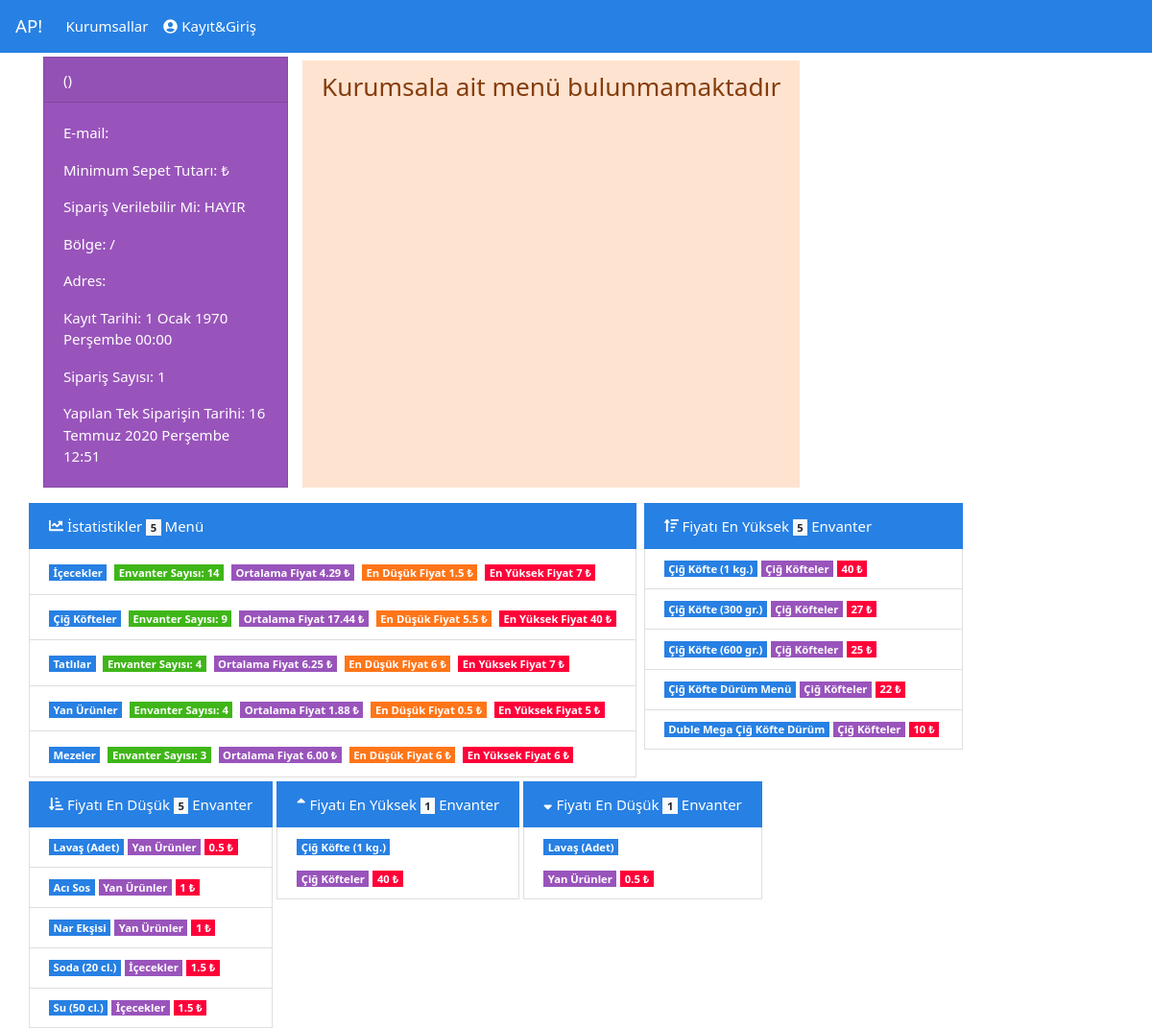
/kurumsal/cafebalat, run on an earlier commit of the app's database.
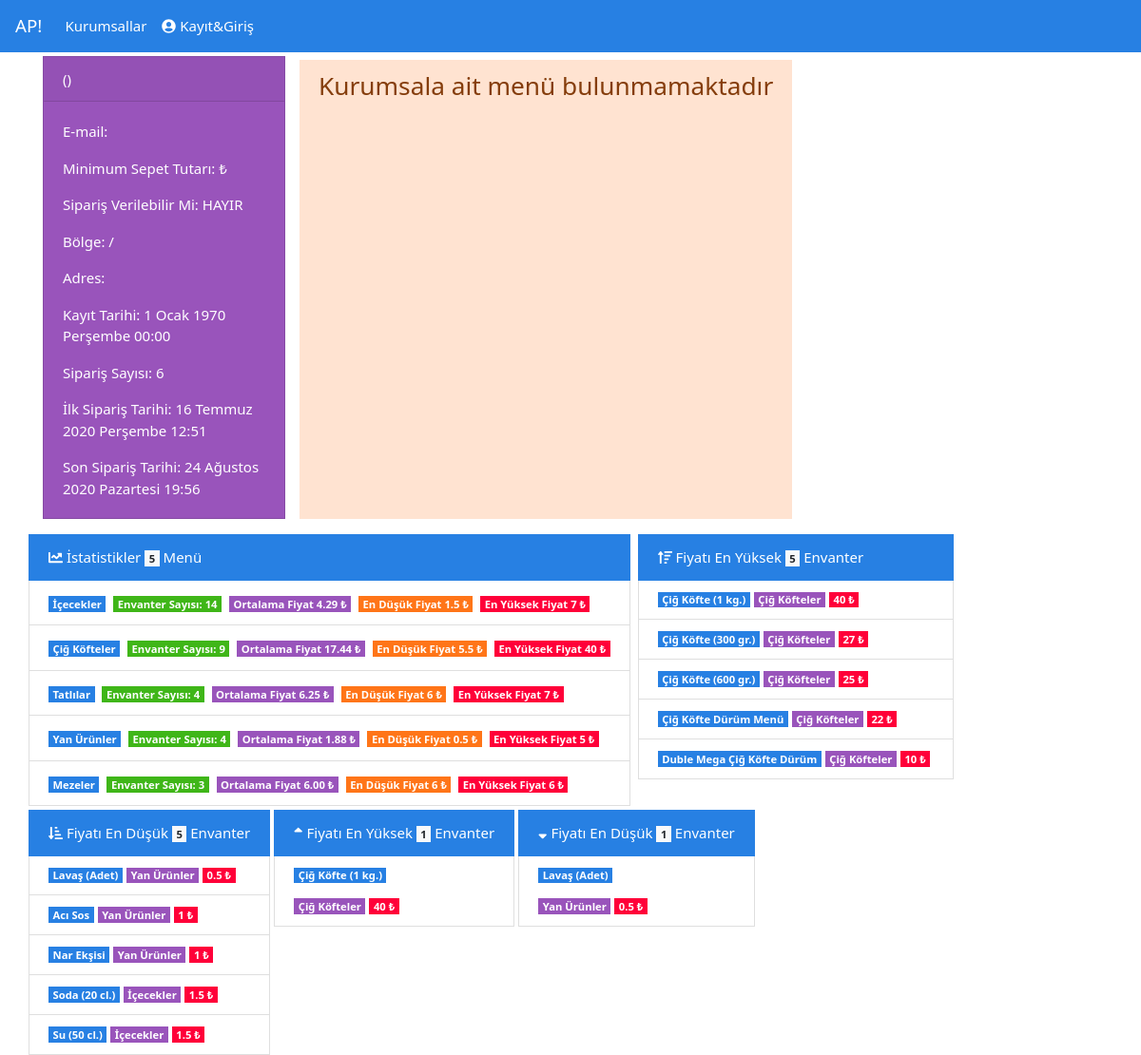
And on a later commit of the database.
### tables this page shows
CREATE TABLE `siparis` (
  `siparisKod` varchar(14) NOT NULL,
  `bireysel_id` int(11) UNSIGNED NOT NULL,
  `kurumsal_id` int(11) UNSIGNED NOT NULL,
  `durum_id` tinyint(1) UNSIGNED NOT NULL,
  `siparisTarih` datetime DEFAULT current_timestamp(),
  `toplamTutar` float NOT NULL
);

CREATE TABLE `envanter` (
  `id` int(11) NOT NULL,
  `tabMenu_id` int(11) NOT NULL,
  `ad` varchar(120) NOT NULL,
  `tanim` varchar(150) DEFAULT NULL,
  `fiyat` float NOT NULL,
  `alinabilirMi` tinyint(1) NOT NULL DEFAULT 0
);

CREATE TABLE `tabMenu` (
  `id` int(11) NOT NULL,
  `kurumsal_id` int(11) UNSIGNED NOT NULL,
  `ad` varchar(50) NOT NULL
);

### fonksiyonlar.php (called while the page is built, shortened)
<?php
function turkcetarih($datetime){
    $z = date('j F Y l H:i', strtotime($datetime));
    $gun_dizi = array(
        'Monday'    => 'Pazartesi',
        'Tuesday'   => 'Salı',
        'Wednesday' => 'Çarşamba',
        'Thursday'  => 'Perşembe',
        'Friday'    => 'Cuma',
        'Saturday'  => 'Cumartesi',
        'Sunday'    => 'Pazar',
        'January'   => 'Ocak',
        'February'  => 'Şubat',
        'March'     => 'Mart',
        'April'     => 'Nisan',
        'May'       => 'Mayıs',
        'June'      => 'Haziran',
        'July'      => 'Temmuz',
        'August'    => 'Ağustos',
        'September' => 'Eylül',
        'October'   => 'Ekim',
        'November'  => 'Kasım',
        'December'  => 'Aralık',
    );
    foreach($gun_dizi as $en => $tr){
        $z = str_replace($en, $tr, $z);
    }
    return $z;
}
?>

### kurumsaldetay.php (the view, shortened to what this page needs)
<?php
 include "header.php";
    $urlm=$_SERVER['SERVER_NAME'].$_SERVER['REQUEST_URI'];
    $dizim=explode("/",$urlm);
	$urlusername=strip_tags($dizim[2]);
	$usernamesor=$db->query("select * from kurumsal where kullaniciadi='$urlusername'");
	if($usernamesor->rowCount()>0){
	   $sor=$db->query("select id from kurumsal where kullaniciadi='$urlusername'");
	   $cek=$sor->fetch(PDO::FETCH_ASSOC);
	   $id=$cek["id"];
	   $url = "https://api.omurserdar.com/api/kurumsal/index.php?id=$id";
       $json = file_get_contents($url);
       $jsonverilerim = json_decode($json, true);
$kumekurbilgi=$jsonverilerim["kurumsalbilgileri"];
$kumekurbilgikurtab=$jsonverilerim["kurumsalTab"];
$kumekurbilgi_kurenvtab=$jsonverilerim["kurumsalEnv"];?>
    <div class="container mt-1">
        <div class="row">
            <div class="col-md-3">
            <div class="card text-white bg-info mb-3" style="max-width: 20rem;">
              <div class="card-header"><?=$kumekurbilgi["ad"]?> (<?=$kumekurbilgi["kullaniciadi"]?>)</div>
              <div class="card-body">
                <p class="card-text">E-mail: <?=$kumekurbilgi["email"]?></p>
                <p class="card-text">Minimum Sepet Tutarı: <?=$kumekurbilgi["minAlimTutar"]?> ₺</p>
                <p class="card-text">Sipariş Verilebilir Mi: <?=$kumekurbilgi["acikMi"]==1 ? "EVET":"HAYIR"  ?> </p>
                <p class="card-text">Bölge: <?=$kumekurbilgi["ilce_adi"]." / ".$kumekurbilgi["il_adi"]?> </p>
                <p class="card-text">Adres: <?=$kumekurbilgi["adres"]?> </p>
                <p class="card-text">Kayıt Tarihi: <?=turkcetarih($kumekurbilgi["kayit_tarihi"])?>  </p>
                <p class="card-text">Sipariş Sayısı:
                <?
                $sipSayi=$db->query("SELECT COUNT(*) as spSay FROM siparis,kurumsal WHERE siparis.kurumsal_id=kurumsal.id and kurumsal.id=$id")->fetch(PDO::FETCH_ASSOC);
                if($sipSayi["spSay"]==0){
                    echo "sipariş almamış";
                }
                else if($sipSayi["spSay"]>0){
                    if($sipSayi["spSay"]==1){
                        $tekSip=$db->query("SELECT siparisTarih as st FROM siparis,kurumsal WHERE siparis.kurumsal_id=kurumsal.id and kurumsal.id=$id ORDER BY st LIMIT 0,1;")->fetch(PDO::FETCH_ASSOC);
                        echo $sipSayi["spSay"]."</p>";
                        echo '<p class="card-text">Yapılan Tek Siparişin Tarihi: '.turkcetarih($tekSip["st"]).'</p>';
                    }
                    else if($sipSayi["spSay"]>1){
                        echo $sipSayi["spSay"]; ?>
                        </p>
                         <p class="card-text">İlk Sipariş Tarihi:
                        <?
                        $ilkSip=$db->query("SELECT siparisTarih as st FROM siparis,kurumsal WHERE siparis.kurumsal_id=kurumsal.id and kurumsal.id=$id ORDER BY st LIMIT 0,1;")->fetch(PDO::FETCH_ASSOC);
                        echo turkcetarih($ilkSip["st"]);
                        ?>
                        <p class="card-text">Son Sipariş Tarihi:
                        <?
                        $sonSip=$db->query("SELECT siparisTarih as st FROM siparis,kurumsal WHERE siparis.kurumsal_id=kurumsal.id and kurumsal.id=$id ORDER BY st desc LIMIT 0,1;")->fetch(PDO::FETCH_ASSOC);
                        echo turkcetarih($sonSip["st"]);
                    }
                }
                 ?>
              </div>
            </div>
    </div>
    <?
    if(!empty($kumekurbilgikurtab)){
   ?>
    <div class="col-md-9 text-center">
        <div class="row">
    <?
    $sayac=1;
     foreach($kumekurbilgikurtab as $kurbilgikt){
         $menuid=$kurbilgikt["id"];
         ?>
         <div class="col-md-6">
            <div class="ml-1 mb-1 card border-success" id="accordion">
                <div class="card-header">
                  <a data-toggle="collapse" data-parent="#accordion" href="#collapse<?=$sayac?>" id="<?=$menuid?>"><?=$kurbilgikt["ad"]?>
                  <span class="badge badge-primary badge-pill"><?=$kurbilgikt["sayi"]?></span>
                  </a>
                </div>
                <div class="card-body">
                    <div id="collapse<?=$sayac?>" class="panel-collapse collapse in">
                        <div class="panel-body">
         <?
         foreach($kumekurbilgi_kurenvtab as $kurbilgi_ket){
            if($kurbilgikt["id"]==$kurbilgi_ket["tabid"]){
                                    ?>
                            <div class="ml-1 mb-1 card border-dark">
                                <div class="card-body">
    <h5 class="card-title"><?=$kurbilgi_ket["ad"]?><span class="badge badge-pill badge-info"><?=$kurbilgi_ket['fiyat']?> &#8378;</span></h5>
    <?
    if($kurbilgi_ket["tanim"]!=" "){?>
    <h6 class="card-subtitle mb-2 text-muted"><?=$kurbilgi_ket["tanim"]?></h6>
    <?
    }
    if($kurbilgi_ket["alim"]==1){?>
            <span class='badge badge-pill badge-success'><i class='fas fa-toggle-on'></i> Sipariş Verilebilir </span>
        <?}
        else{
        ?>
        <span class='badge badge-pill badge-danger'><i class='fas fa-toggle-off'></i> Sipariş Verilemez  </span>
        <?
        }
        $eid=$kurbilgi_ket["envanterid"];
        $envSepet=$db->prepare("select count(*) as sepenvsay from sepet,envanter
where sepet.envanter_id=envanter.id
AND envanter.id=:peid");
        $envSepet->execute(["peid"=>$eid]);
        $cek=$envSepet->fetch(PDO::FETCH_ASSOC);
        if($cek["sepenvsay"]>0){
            echo '<p>Şu anda <button type="button" class="btn btn-info btn-sm mt-1 text-white" data-toggle="modal" data-target="#envsepMod'.$eid.'">
            '.$cek["sepenvsay"].'</button> kişinin sepetinde</p>';
            $callproc=$db->prepare("call sp_envkiminsepetinde(:peid)");
            $callproc->execute(array("peid"=>$eid));
        echo'<div class="modal fade" id="envsepMod'.$eid.'" tabindex="-1" role="dialog" aria-labelledby="envsepMod'.$eid.'Title" aria-hidden="true">
  <div class="modal-dialog" role="document">
    <div class="modal-content">
      <div class="modal-header">
        <h5 class="modal-title" id="envsepMod'.$eid.'Title">'.$kurbilgi_ket["ad"].' Kimin Sepetinde</h5>
        <button type="button" class="close" data-dismiss="modal" aria-label="Close">
          <span aria-hidden="true">&times;</span>
        </button>
      </div>
      <div class="modal-body">';
       while($cek=$callproc->fetch(PDO::FETCH_ASSOC)){
           echo $cek["ad"]."<br>";
       }
      echo '</div>
    </div>
  </div>
</div>';
        }
        ?>
                                               </div>
                                           </div>
                                           <?
 }
}
?>
</div>
</div>
</div>
</div>
</div>
<?
$sayac++;
     }
     ?>
     </div>
     </div>
<?
}
else{
    echo '<div class="alert alert-warning mt-1 text-center" role="alert">
      <h3> Kurumsala ait menü bulunmamaktadır</h3>
</div>';
}
?>
    </div>
    <div class="row">
      <?
                $callproc=$db->prepare("call sp_kurumsalTabMenuOrtMinMax(:pid)");
                $callproc->execute(array("pid"=>$id));
                if($callproc->rowCount()>0){?>
                <ul class="list-group mr-1 mb-1">
                    <li class="list-group-item active"><i class="fas fa-chart-line"></i> İstatistikler <span class="badge badge-light"> <?=$callproc->rowCount()?> </span> Menü</li>
                <?
                while($callcek=$callproc->fetch(PDO::FETCH_ASSOC)){
                 echo '<li class="list-group-item"><span class="badge badge-primary">'.$callcek["ad"].'</span>
                 <span class="badge badge-success ml-1 mt-1">Envanter Sayısı: '.$callcek["ENVANTERSAYISI"].' </span>
                 <span class="badge badge-info ml-1 mt-1">Ortalama Fiyat '.$callcek["ORTALAMAFIYAT"].' ₺</span>
                 <span class="badge badge-warning ml-1 mt-1">En Düşük Fiyat '.$callcek["ENDUSUKFIYAT"].' ₺</span>
                 <span class="badge badge-danger ml-1 mt-1">En Yüksek Fiyat '.$callcek["ENYUKSEKFIYAT"].' ₺</span>
                 </li>';
                }
                }
                ?>
                </ul>
                <?
                $callproc=$db->prepare("call sp_max5envanter(:pid)");
                $callproc->execute(array("pid"=>$id));
                if($callproc->rowCount()>0){?>
                <ul class="list-group mr-1 ml-1">
                    <li class="list-group-item active"><i class="fas fa-sort-amount-up"></i> Fiyatı En Yüksek <span class="badge badge-light"> <?=$callproc->rowCount()?> </span> Envanter</li>
                <?
                while($callcek=$callproc->fetch(PDO::FETCH_ASSOC)){
                 echo '<li class="list-group-item"><span class="badge badge-primary mr-1">'.$callcek["ad"].'</span><span class="badge badge-info mr-1"> '.$callcek["menuad"].' </span><span class="badge badge-danger mr-1">'.$callcek["fiyat"].' ₺</span></li>';
                }
                }
                ?>
                </ul>
                <?
                $callproc=$db->prepare("call sp_min5envanter(:pid)");
                $callproc->execute(array("pid"=>$id));
                if($callproc->rowCount()>0){?>
                <ul class="list-group">
                    <li class="list-group-item active"><i class="fas fa-sort-amount-down-alt"></i> Fiyatı En Düşük <span class="badge badge-light"> <?=$callproc->rowCount()?> </span> Envanter</li>
                <?
                while($callcek=$callproc->fetch(PDO::FETCH_ASSOC)){
                 echo '<li class="list-group-item"><span class="badge badge-primary mr-1">'.$callcek["ad"].'</span><span class="badge badge-info mr-1"> '.$callcek["menuad"].' </span><span class="badge badge-danger mr-1">'.$callcek["fiyat"].' ₺</span></li>';
                }
                }
                ?>
                </ul>
                <?
                $callproc=$db->prepare("call sp_maxenvanter(:pid)");
                $callproc->execute(array("pid"=>$id));
                if($callproc->rowCount()>0){?>
                <ul class="list-group ml-1">
                    <li class="list-group-item active"><i class="fas fa-sort-up"></i> Fiyatı En Yüksek <span class="badge badge-light"> <?=$callproc->rowCount()?> </span> Envanter</li>
                <?
                while($callcek=$callproc->fetch(PDO::FETCH_ASSOC)){
                 echo '<li class="list-group-item"><p><span class="badge badge-primary">'.$callcek["ad"].'</span></p><span class="badge badge-info"> '.$callcek["menuad"].' </span><span class="badge badge-danger ml-1">'.$callcek["fiyat"].' ₺</span></li>';
                }
                }
                ?>
                </ul>
                <?
                $callproc=$db->prepare("call sp_minenvanter(:pid)");
                $callproc->execute(array("pid"=>$id));
                if($callproc->rowCount()>0){?>
                <ul class="list-group ml-1">
                    <li class="list-group-item active"><i class="fas fa-sort-down"></i> Fiyatı En Düşük <span class="badge badge-light"> <?=$callproc->rowCount()?> </span> Envanter</li>
                <?
                while($callcek=$callproc->fetch(PDO::FETCH_ASSOC)){
                 echo '<li class="list-group-item"><p><span class="badge badge-primary">'.$callcek["ad"].'</span></p><span class="badge badge-info"> '.$callcek["menuad"].' </span><span class="badge badge-danger ml-1">'.$callcek["fiyat"].' ₺</span></li>';
                }
                }
                ?>
                </ul>
    </div>
  </div>
  <?
	}
	else{
	    header("Location: https://www.omurserdar.com/404.php");
	}
	?>

### header.php (shortened to what this page needs)
<html lang="tr">
  <head>
    <link rel="stylesheet" href="/assets/css/bootstrap.css">
    <link rel="stylesheet" href="/assets/css/jqueryconfirm.min.css">
    <link rel="stylesheet" href="/assets/css/fontawesome.min.css">
    <link rel="stylesheet" href="/assets/css/stilim.css">
  </head>
  <body>
    <header>
  <nav class="navbar navbar-expand-lg navbar-dark bg-primary">
  <a class="navbar-brand" href="/">AP!</a>
  <div class="navbar-collapse collapse show" id="navbarColor01" style="">
    <ul class="navbar-nav mr-auto">
      <li class="nav-item">
       <a class="nav-link" style="color:white" href="/kurumsallar">Kurumsallar</a>
      </li>
      <?php
      require_once "fonksiyonlar.php";
      if(isset($_SESSION["kullanici_mail"])==false){
?>
<div class="dropdown2">
  <li class="nav-item">
     <a class="nav-link" style="color:white"><i class="fas fa-user-circle"></i> Kayıt&Giriş</a>
  </li>
</div>
<?php } ?>
    </ul>
  </div>
</nav>
</header>
<main role="main">

### assets/css/stilim.css (style rules this page uses)
.dropdown2 { position: relative; display: inline-block; }

What changed in the data, as far as the page shows it:
added siparis: siparisTarih "24 Ağustos 2020 Pazartesi 19:56"
Also different on the page:
$sipSayi["spSay"]: (not shown) → "6"
$sipSayi["spSay"]: "1" → (not shown)
text no longer shown: "Yapılan Tek Siparişin Tarihi:"
text now shown: "İlk Sipariş Tarihi: Son Sipariş Tarihi:"
